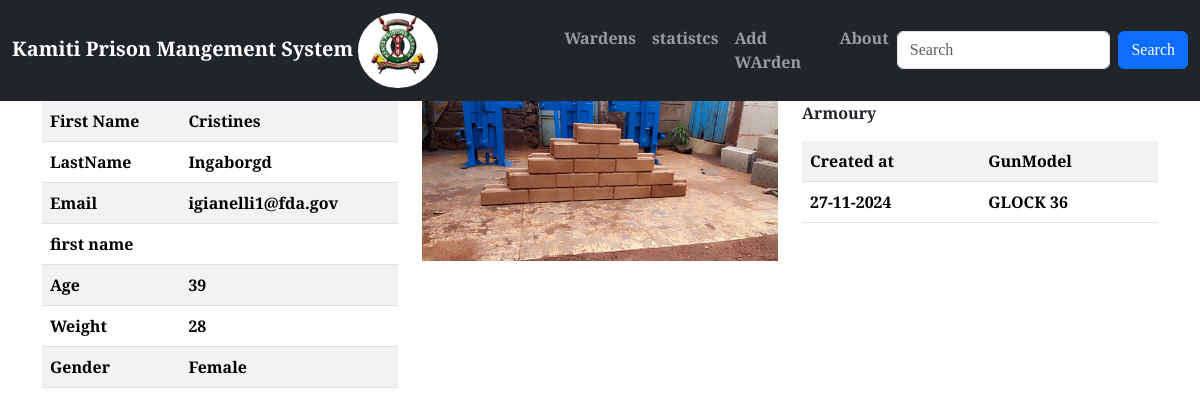
/warden/details/2 (signed in), run on the app's committed database.
### prison/models.py (models this page shows, shortened)
class Warden(models.Model):
    FirstName = models.CharField(max_length=30)
    LastName = models.CharField(max_length=30)
    Email = models.EmailField(unique=True)
    Age = models.PositiveSmallIntegerField(default=0)
    Gender = models.CharField(max_length=10)
    Weight = models.PositiveIntegerField(default=0)
    ServiceNumber = models.PositiveIntegerField(default=0)
    ProfilePicture = models.ImageField(upload_to=generate_unique_name, null=True)
    created_at = models.DateTimeField(auto_now_add=True)
    updated_at = models.DateTimeField(auto_now=True)
    class Meta:
        db_table = 'Wardens'

class Armoury(models.Model):
    GunModel = models.CharField(max_length=10)
    status = models.BooleanField(default=False)
    Warden = models.ForeignKey(Warden, on_delete=models.CASCADE)
    created_at = models.DateTimeField(auto_now_add=True)
    updated_at = models.DateTimeField(auto_now=True)
    class Meta:
        db_table = 'armoury'

### prison/views.py (the view)
# urls.py: path('warden/details/<int:warden_id>', views.WardenDetails, name='WardenDetails'),
@login_required
@permission_required("prison.view_warden",raise_exception=True)
def WardenDetails(request, warden_id):
    warden = Warden.objects.get(id=warden_id)
    armoury = Armoury.objects.filter(Warden=warden_id)
    return render(request, "WardenDetails.html", {"armoury": armoury, "warden": warden})

### templates/WardenDetails.html (shortened to what this page needs)
{% extends 'Master.html' %}
{% load static %}
{% block content %}
	<div class="container">
    <div class="row">
        <div class="col-sm-4">
            <table class="table table-striped">
                <tr>
                    <td>First Name</td>
                    <td>{{ warden.FirstName }}</td>
                </tr>
                 <tr>
                    <td>LastName</td>
                    <td>{{ warden.LastName }}</td>
                </tr>
                 <tr>
                    <td>Email</td>
                    <td>{{ warden.Email }}</td>
                </tr>
                 <tr>
                    <td>first name</td>
                    <td>{{ customer.first_name }}</td>
                </tr>
                 <tr>
                    <td>Age</td>
                    <td>{{ warden.Age  }}</td>
                </tr>
                 <tr>
                    <td>Weight</td>
                    <td>{{ warden.Weight }}</td>
                </tr>
                 <tr>
                    <td>Gender</td>
                    <td>{{ warden.Gender }}</td>
                </tr>
            </table>
        </div>
            <div class="col-sm-4">
                {% if warden.ProfilePicture %}
                     <img class="img-fluid mx-auto d-block profile" src="{{ warden.ProfilePicture.url }}" alt="">
                {% else %}
              <img class="img-fluid mx-auto d-block profile" src="{% static 'images/ims.jpeg' %}" alt="">
                {% endif %}
            </div>
     <div class="col-sm-4">
               <p>Armoury</p>
               <table class="table table-striped">
                   <tr>
                     <th>Created at</th>
                       <th>GunModel</th>
                   </tr>
                   {% for A in armoury %}
                       <tr>
                           <td>{{ A.created_at | date:"d-m-Y" }}</td>
                           <td>{{ A.GunModel }}</td>
                       </tr>
                   {% endfor %}
               </table>
        </div>
    </div>
{% endblock %}

### prison/static/css/my_style.css (style rules this page uses)
body { font-family: "Tinos", serif; font-weight: 700; font-style: normal; }

### data on the page
Warden: FirstName "Cristines", LastName "Ingaborgd", Email "igianelli1@fda.gov", Age "39", Weight "28", Gender "Female", ProfilePicture (picture)
Armoury: created_at "27-11-2024", GunModel "GLOCK 36"
